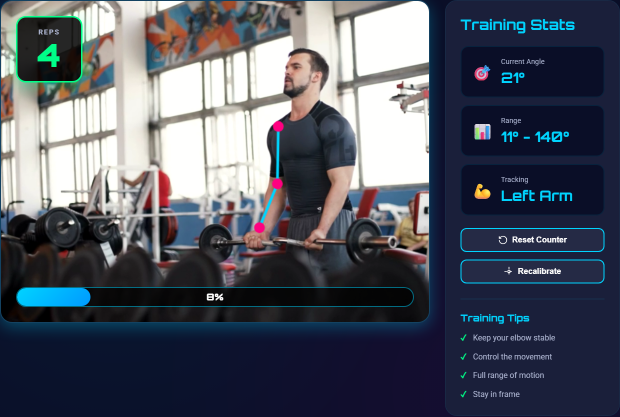
#> input picture docs/assets/training.png, 1240 x 833 px (shown at 1/2 size)
$ python make_social_preview.py
#> lines starting #> are read from the running program, lines starting #| are printed output that depends on the picture
"""Build docs/assets/social-preview.png (1280x640) from the captured training screenshot.

Run tools/capture_demo.py first. Upload the result in GitHub: Settings -> General -> Social preview.
"""
from pathlib import Path

from PIL import Image, ImageDraw, ImageFilter, ImageFont

ASSETS = Path(__file__).resolve().parents[1] / 'docs' / 'assets'
W, H = 1280, 640
BG = (10, 14, 39)
CYAN = (0, 212, 255)


def font(name, size):
    for path in (f'C:/Windows/Fonts/{name}', f'/usr/share/fonts/truetype/dejavu/DejaVuSans-Bold.ttf'):
        try:
            return ImageFont.truetype(path, size)
        except OSError:
            continue
    return ImageFont.load_default()


img = Image.new('RGB', (W, H), BG)
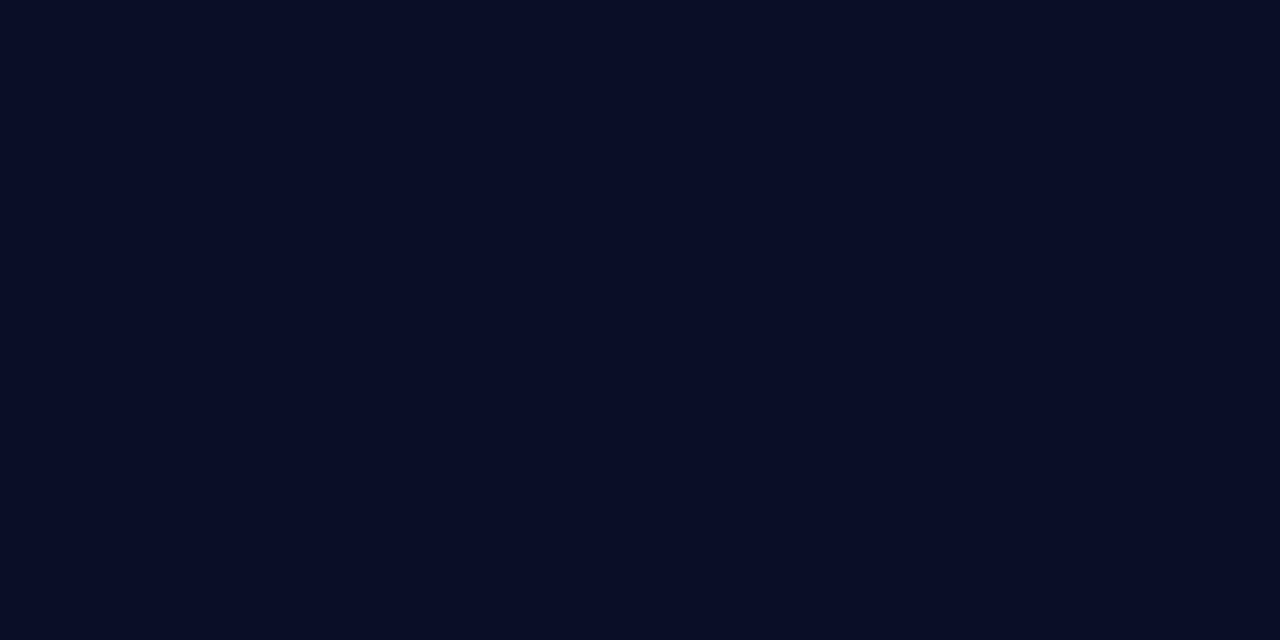
#> img: PIL image 1280x640 RGB; mean R, G, B 10, 14, 39
shot = Image.open(ASSETS / 'training.png').convert('RGB')
#> shot is the input picture: PIL image 1240x833 RGB; mean R, G, B 80.9, 85.6, 97.6
# The person and the tracked arm from the video panel, scaled to the card height.
video = shot.crop((int(shot.width * 0.30), 0, int(shot.width * 0.69), int(shot.height * 0.70)))
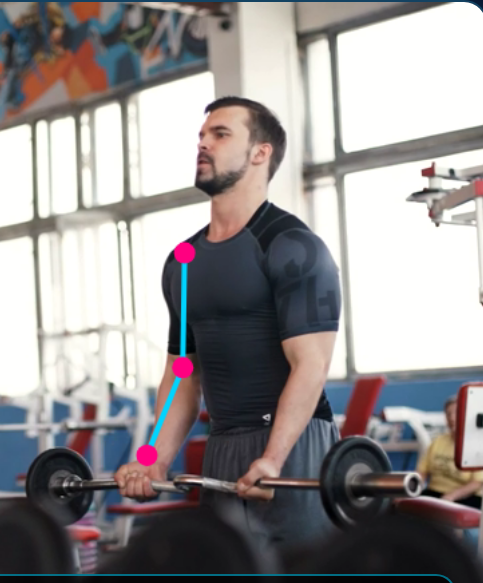
#> video: PIL image 483x583 RGB; mean R, G, B 149.3, 145.4, 145.5
video = video.resize((int(video.width * H / video.height), H), Image.LANCZOS)
#> video: PIL image 530x640 RGB
x0 = W - video.width
#> x0 = 750
img.paste(video, (x0, 0))
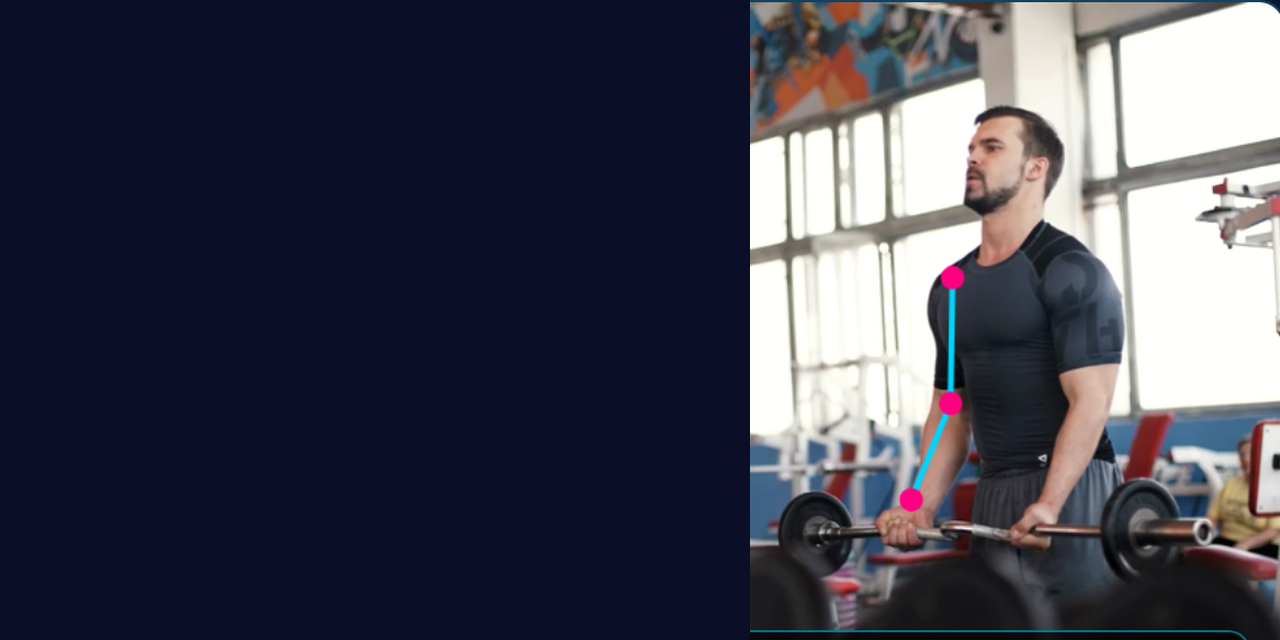
#> img: PIL image 1280x640 RGB; mean R, G, B 67.7, 68.4, 83.1

# Fade the left edge of the photo into the background (no hard seam).
fade = Image.new('L', (W, H), 0)
#> fade: PIL image 1280x640 L; every value is 0
d = ImageDraw.Draw(fade)
for i in range(160):
    d.line([(x0 + i, 0), (x0 + i, H)], fill=int(255 * (1 - i / 160) ** 1.6))
d.rectangle([0, 0, x0, H], fill=255)
img = Image.composite(Image.new('RGB', (W, H), BG), img, fade.filter(ImageFilter.GaussianBlur(4)))
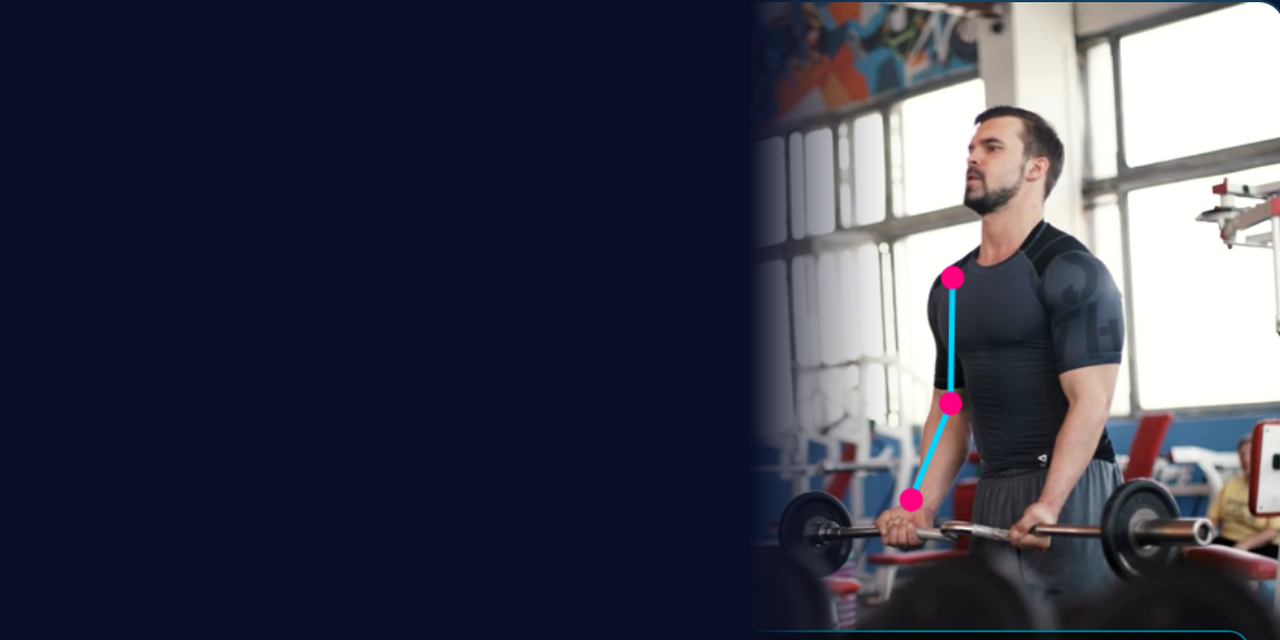
#> img: PIL image 1280x640 RGB; mean R, G, B 60.7, 61.7, 77.6

d = ImageDraw.Draw(img)
d.text((64, 150), 'AI Fitness Trainer', font=font('segoeuib.ttf', 64), fill=(255, 255, 255))
d.text((64, 240), 'Bicep-curl rep counter in the browser', font=font('segoeui.ttf', 34), fill=CYAN)
lines = ['MediaPipe Pose + Flask-SocketIO', 'Two-pose calibration, hysteresis counting', 'Tested end to end on real frames']
for i, line in enumerate(lines):
    y = 330 + i * 52
    d.ellipse([66, y + 12, 80, y + 26], fill=CYAN)
    d.text((96, y), line, font=font('segoeui.ttf', 28), fill=(214, 222, 240))
d.text((64, 560), 'github.com/ParshvCrafts/AI-Fitness-Trainer', font=font('segoeui.ttf', 22), fill=(130, 140, 170))

out = ASSETS / 'social-preview.png'
img.save(out, optimize=True)
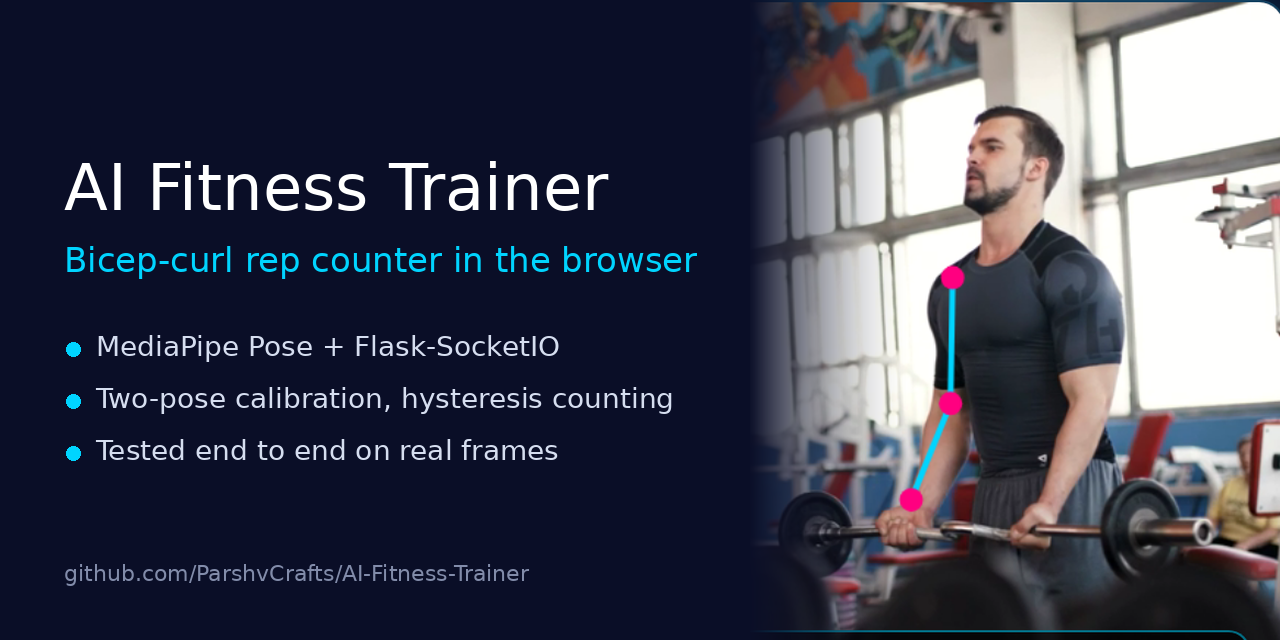
#> saved as social-preview.png: PIL image 1280x640 RGB; mean R, G, B 65, 67.2, 83
print(out, round(out.stat().st_size / 1e6, 2), 'MB')

$ run again, with docs/assets/calibration.png copied over docs/assets/training.png
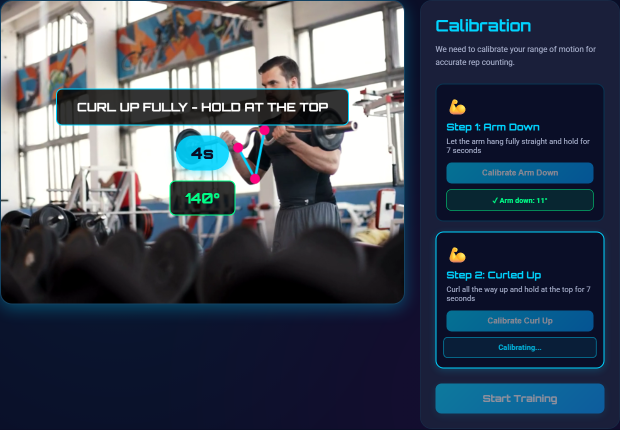
#> input picture docs/assets/calibration.png, 1240 x 859 px (shown at 1/2 size)
#> shot is the input picture: PIL image 1240x859 RGB; mean R, G, B 64, 73.5, 88.5
#> `video = shot.crop((int(shot.width * 0.30), 0, int(shot.width * 0.69), ..`:
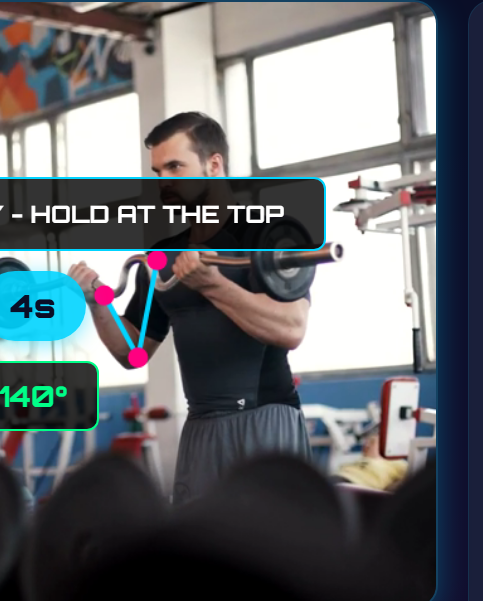
#> video: PIL image 483x601 RGB; mean R, G, B 103.6, 107.4, 111.1
#> fade: PIL image 1280x640 L; every value is 0
#> `img.save(out, optimize=True)`:
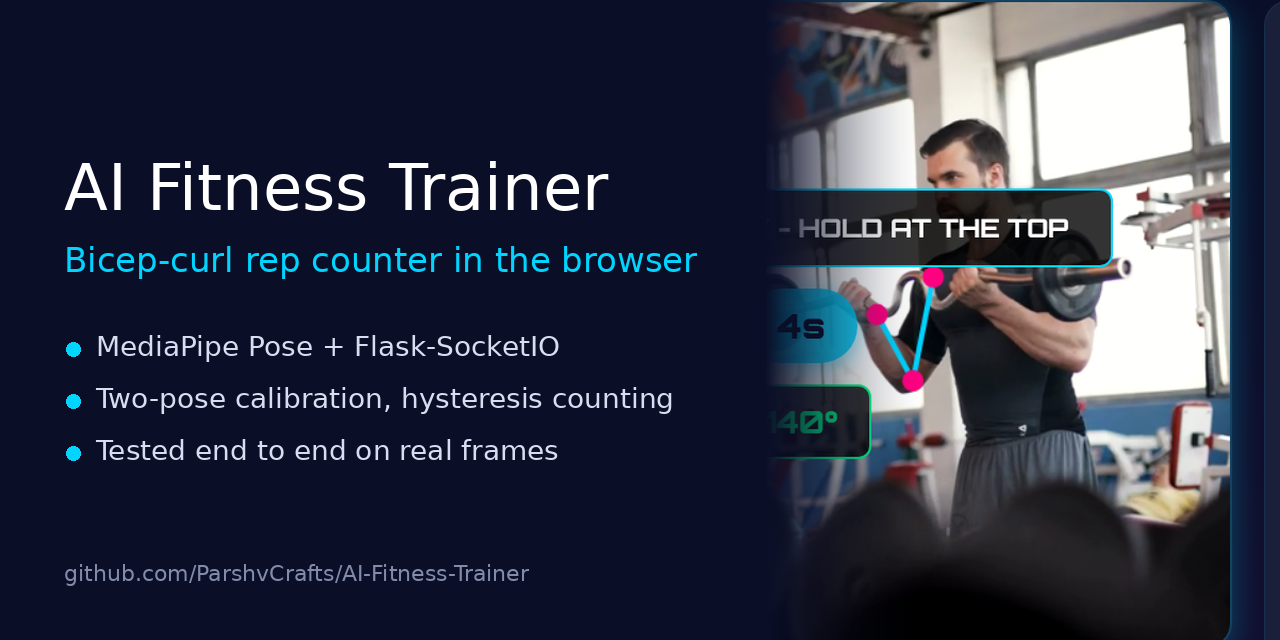
#> saved as social-preview.png: PIL image 1280x640 RGB; mean R, G, B 48.3, 52.7, 70.1
